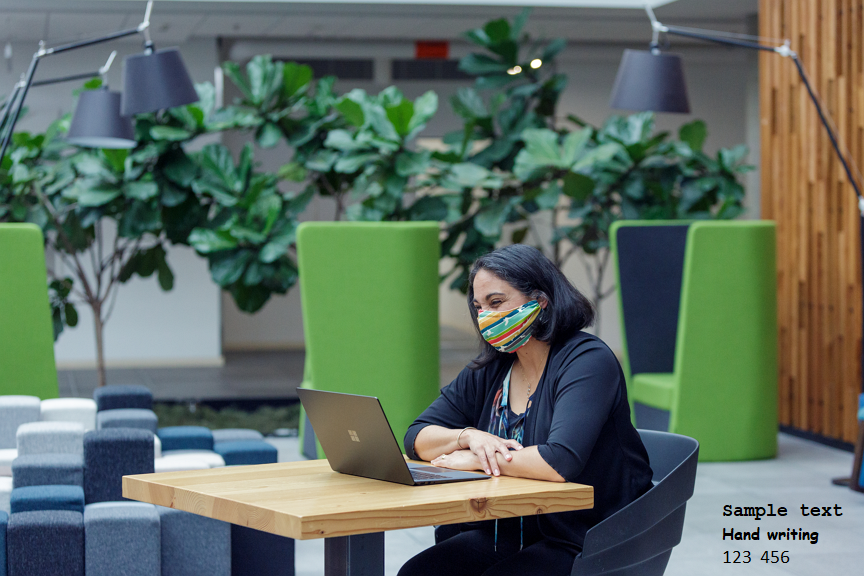
#> input picture 2025-03-10 ~ 2025-04-01/test_samples/sample.jpg, 864 x 576 px
$ python 21_OpenCV_detect_face_mosaic.py
#> lines starting #> are read from the running program, lines starting #| are printed output that depends on the picture; after the words box and inside, x2 and y2 are one past the last pixel; in counts of white or black regions, pixels touching at a corner belong together
# python=3.11 / 2025년 3월 27일 기준 python 3.13와 OpenCV 호환이 별로 안좋음
import cv2

# 이미지 불러오기
image_path = "./test_samples/sample.jpg"
image = cv2.imread(image_path)
#> image is the input picture: shape (576, 864, 3); mean B, G, R 97.4, 108.6, 93.8

# 이미지가 정상적으로 로드되었는지 확인
if image is None:
    raise FileNotFoundError(f"이미지를 찾을 수 없습니다: {image_path}")

# 얼굴 인식용 Haar Cascade 로드
face_cascade = cv2.CascadeClassifier(cv2.data.haarcascades + "haarcascade_frontalface_default.xml")
if face_cascade.empty():
    raise IOError("Haar cascade xml 파일을 불러오지 못했습니다.")

# 이미지 그레이스케일로 변환
gray = cv2.cvtColor(image, cv2.COLOR_BGR2GRAY)
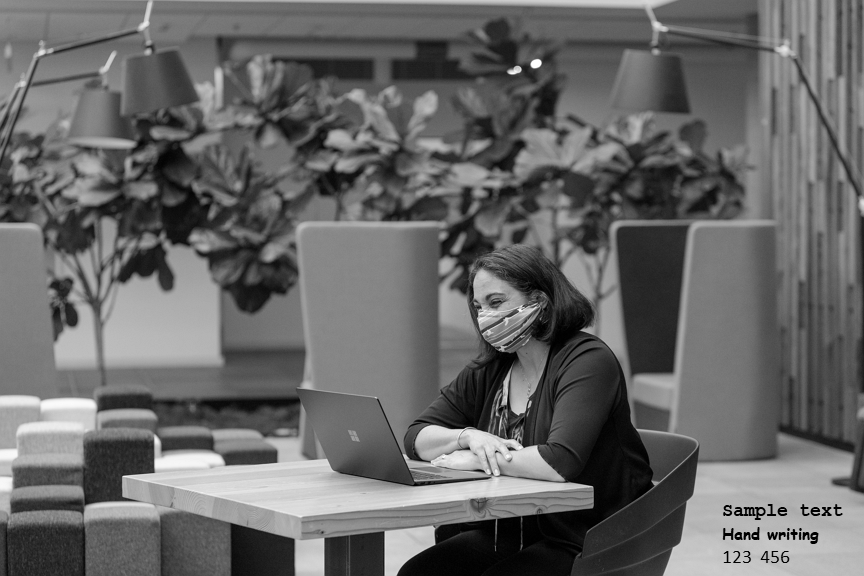
#> gray: shape (576, 864); min 0, max 255, mean 102.9

# 얼굴 감지
faces = face_cascade.detectMultiScale(gray, scaleFactor=1.1, minNeighbors=5)
#> faces = [[462, 272, 82, 82]]

# 감지된 얼굴 영역에 모자이크 처리
for (x, y, w, h) in faces:
    face_roi = image[y:y+h, x:x+w]

    # 모자이크: 이미지 축소 후 다시 확대
    mosaic_rate = 0.05  # 0.05 = 5% 크기로 축소
    small = cv2.resize(face_roi, (0, 0), fx=mosaic_rate, fy=mosaic_rate, interpolation=cv2.INTER_LINEAR)
    mosaic_face = cv2.resize(small, (w, h), interpolation=cv2.INTER_NEAREST)

    # 원본 이미지에 모자이크 덮어쓰기
    image[y:y+h, x:x+w] = mosaic_face
#> this loop made 1 pass
#> (x, y, w, h, mosaic_rate) on pass 1: (462, 272, 82, 82, 0.05)
#> pass 1, `face_roi = image[y:y+h, x:x+w]`:
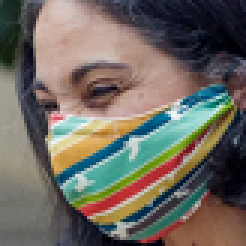
#> face_roi: shape (82, 82, 3) (shown 3 times larger); mean B, G, R 96.7, 105, 110.5
#> pass 1, `mosaic_face = cv2.resize(small, (w, h), interpolation=cv2.INTER_NEAREST)`:
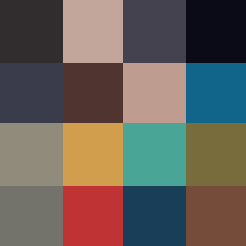
#> mosaic_face: shape (82, 82, 3) (shown 3 times larger); mean of channels 0, 1, 2 89.4, 96, 103.6; drawn as B, G, R
#> after the loop:
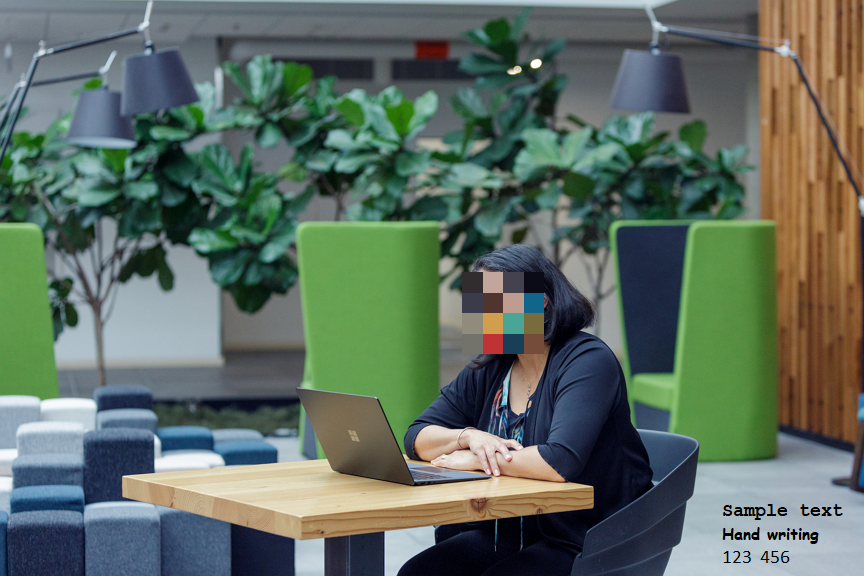
#> image: shape (576, 864, 3); 1.35% of pixels changed, all inside (x1, y1, x2, y2) = (462, 272, 544, 354)

# 결과 이미지 저장 또는 출력
cv2.imwrite("./test_samples/output_mosaic.jpg", image)
cv2.imshow("Mosaic Face", image)
cv2.waitKey(0)
cv2.destroyAllWindows()
